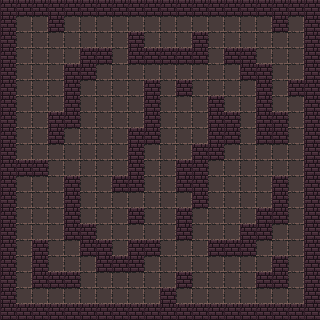

The image is a tile-based game level rendered from a .tmx file. Its description and complete source (layers, tilesets, objects, tile grids) follow:
An orthogonal 20x20 tile map with 16x16 px tiles, 1 tile layer (Tile Layer 1), 2 tilesets.

<map version="1.2" tiledversion="1.2.0" orientation="orthogonal" renderorder="right-down" width="20" height="20" tilewidth="16" tileheight="16" infinite="0" nextlayerid="2" nextobjectid="1">
 <tileset firstgid="1" source="Level1.tsx" />
 <tileset firstgid="161" source="TileSet2.tsx" />
 <layer id="1" name="Tile Layer 1" width="20" height="20">
  <data encoding="csv">
17,17,17,17,17,17,17,17,17,17,17,17,17,17,17,17,17,17,17,17,
17,290,290,17,290,290,290,290,290,290,290,290,290,290,290,290,290,17,290,17,
17,290,290,290,290,290,290,290,17,290,290,290,17,290,290,290,290,290,290,17,
17,290,290,290,290,17,17,290,17,17,17,17,17,290,17,17,290,290,290,17,
17,290,290,290,17,17,290,290,290,290,290,290,290,290,290,17,17,290,290,17,
17,290,290,290,17,290,290,290,290,17,290,17,290,290,290,290,17,290,17,17,
17,290,290,290,17,290,290,290,290,17,290,290,290,17,290,290,17,290,290,17,
17,290,290,17,17,290,290,290,290,17,290,290,290,17,17,290,17,17,290,17,
17,290,290,17,290,290,290,290,17,17,290,290,290,17,17,290,17,17,290,17,
17,290,290,290,290,290,290,290,17,290,290,290,17,17,290,290,290,290,290,17,
17,17,17,290,290,290,290,290,17,290,290,17,17,290,290,290,290,290,290,17,
17,290,290,290,17,290,290,17,17,290,290,17,17,290,290,290,290,17,290,17,
17,290,290,290,17,290,290,290,290,290,290,290,17,290,290,290,290,17,290,17,
17,290,290,290,17,290,290,290,17,290,290,17,290,290,290,290,17,17,290,17,
17,290,290,290,17,17,290,290,290,290,290,17,290,290,290,17,17,290,290,17,
17,290,17,290,290,17,17,290,17,17,290,290,290,17,17,17,290,290,290,17,
17,290,17,290,290,290,17,17,17,290,290,290,290,290,290,290,290,17,290,17,
17,290,17,17,17,290,290,290,290,290,290,17,290,290,290,290,17,17,290,17,
17,290,290,290,290,290,290,290,290,290,17,290,290,290,290,290,290,290,290,17,
17,17,17,17,17,17,17,17,17,17,17,17,17,17,17,17,17,17,17,17
</data>
 </layer>
</map>
